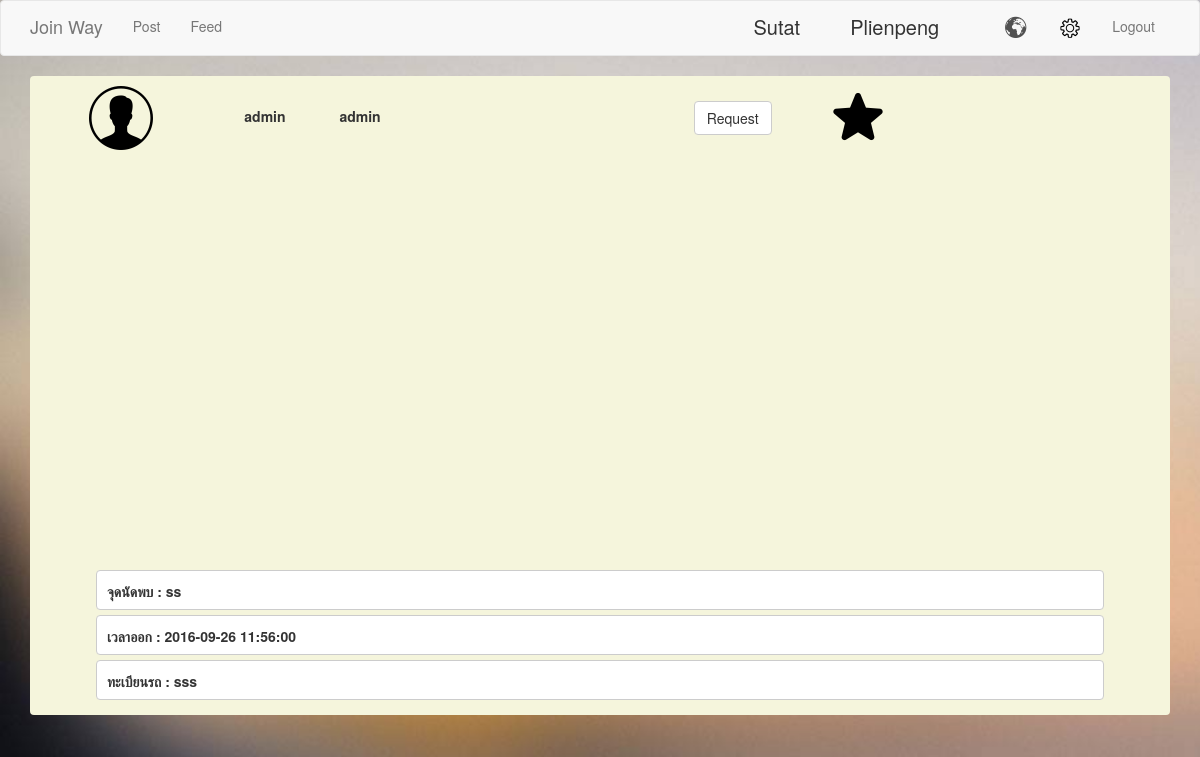
The page /source/phpRequestPage.php (signed in) on the database its author committed.
### tables this page shows
CREATE TABLE `user` (
  `user_id` varchar(10) NOT NULL,
  `username` varchar(15) NOT NULL,
  `password` varchar(15) NOT NULL,
  `firstname` varchar(200) NOT NULL,
  `lastname` varchar(200) NOT NULL,
  `image` text NOT NULL
);

CREATE TABLE `map` (
  `map_id` int(11) NOT NULL,
  `meeting_point` text,
  `license_plate` varchar(10) DEFAULT NULL,
  `map_datetime` datetime DEFAULT NULL,
  `start_lat` varchar(200) DEFAULT NULL,
  `start_lng` varchar(200) DEFAULT NULL,
  `end_lat` varchar(200) DEFAULT NULL,
  `end_lng` varchar(200) DEFAULT NULL,
  `start` text,
  `end` text,
  `type` varchar(10) DEFAULT NULL,
  `user_id` varchar(10) DEFAULT NULL
);

### source/phpRequestPage.php (the view, shortened to what this page needs)
<html>
<head>
	<link rel="stylesheet" type="text/css" href="css/bootstrap.css">
<?
    $sqlVal = $_SESSION['login_true_admin'];
    $result = mysql_query("select * from user where username='$sqlVal'");
    $row = mysql_fetch_array($result);
?>
</head>
<body>
	<nav class="navbar navbar-default">
	  <div class="container">
	    <div class="navbar-header">
	      <a class="navbar-brand" href="phpStickyPage.php">Join Way</a>
	    </div>
	    <div class="collapse navbar-collapse" id="bs-example-navbar-collapse-1">
	      	<ul class="nav navbar-nav">
	        	<li><a href="phpStickyPage.php">Post<span class="sr-only">(current)</span></a></li>
	        	<li><a href="phpViewPage.php">Feed<span class="icon-bar"></span></a></li>
	      	</ul>
	      <ul class="nav navbar-nav navbar-right">
	      	<li id="sdf"> <?=$row["firstname"]; ?> </li>
	      	<li id="sdf"> <?=$row["lastname"];?> </li>
	        <li><a href="phpSelectPage.php" onclick="alarm();"><img id="" src="image/globe-01.png"></a></li>
		    <li><a href=""><img id="" src="image/setting.png"></a></li>
		    <li><a href="phpLogout.php">Logout</a></li>
	      </ul>
	    </div>
	  </div>
	</nav>
<?
$sql = mysql_query("select * from map,user where map.user_id = user.user_id");
    $bbb = mysql_fetch_array($sql);
?>
		<div class="container" align="center">
			<form name="formListView" method="post" action="">
				<div class="paneshow">
					<div class="row">
						<div class="col-md-2">
							<img src="image/male.png">
						</div>
						<div class="col-md-2">
							<label id=""><?=$bbb['firstname']?></label>
							<label id="nnn"><?=$bbb['lastname']?></label>
						</div>
						<div class="col-md-8">
							<button class="btn btn-default" id="">Request</button>
							<a href="phpDetailComment.php"><img class="" id="yoo" src="image/star.png"></a>
						</div>
					</div>
					<div id="map"></div>
					<div class="showdetail">
						<label id="mmm">จุดนัดพบ : <?=$bbb['meeting_point']?></label>
						<label id="mmm">เวลาออก : <?=$bbb['map_datetime']?></label>
						<label id="mmm">ทะเบียนรถ : <?=$bbb['license_plate']?></label>
					</div>
				</div>
			</form>
		</div>
</body>
</html>

### source/phpRequestPage.php (style rules this page uses)
.paneshow { padding: 10px; width: 100%; height: auto; border-radius: 4px; background-color: #F5F5DC; }
.showdetail { margin-top: 20px; }
#nnn { padding-left: 50px; padding-top: 20px; }
#mmm { border-radius: 4px; border: 1px solid #ccc; width: 90%; height: 40px; margin-bottom: 5px; padding: 10px; background-color: white; text-align: left; }
#sdf { padding-top: 12px; padding-right: 50px; font-size: 20px; }
#map { height: 50%; width: 50%; }
#yoo { margin-left: 50px; }

### rows shown on the page
user: firstname "Sutat", lastname "Plienpeng"
user: firstname "admin", lastname "admin"
map: meeting_point "ss", map_datetime "2016-09-26 11:56:00", license_plate "sss"
